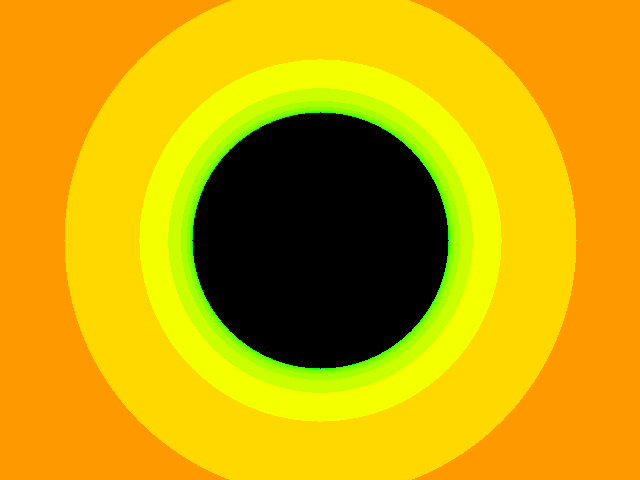
Frame 1 (no input)
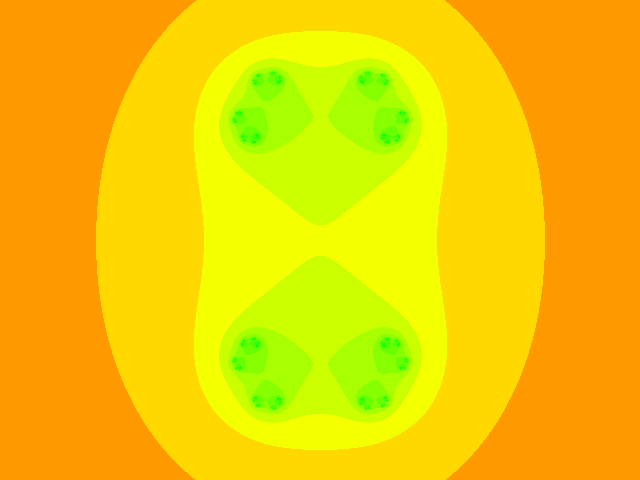
Frame 60 (the mouse pressed at the canvas centre just before this capture)
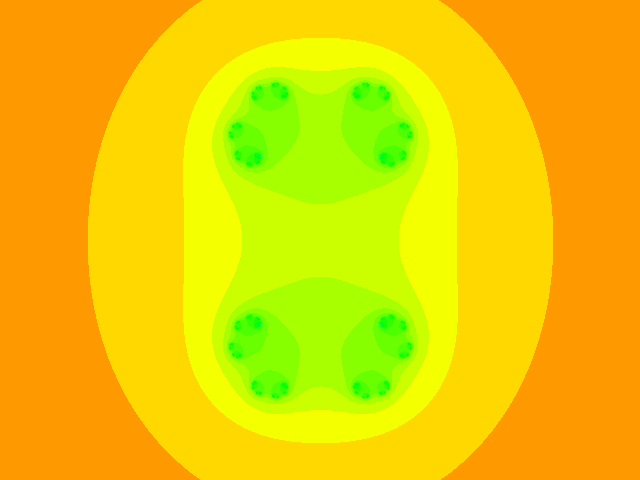
Frame 120 (the mouse held since frame 60 and released just before this capture)

The Processing sketch that drew these frames (run headless with seeded random() and noise(); from frame 60 on, the mouse is pressed at the canvas centre):

// Processing sketch: Julia_Set
// ── Julia_Set.pde
float angle = 0;

void setup() {
  size(640, 480);
  //colorMode(RGB, 1);
  colorMode(HSB,1);
}   
void draw() {
  
  //float ca = map(mouseX,0,width,-1,1);
  //float cb = map(mouseY,0,height,-1,1);
  
  float ca = sin(angle);
  float cb = 0;
  angle += 0.02;
  background(255);

  // Establish a range of values on the complex plane
  // A different range will allow us to "zoom" in or out on the fractal

  // It all starts with the width, try higher or lower values
  float w = 5;
  float h = (w * height) / width;

  // Start at negative half the width and height
  float xmin = -w/2;
  float ymin = -h/2;

  // Make sure we can write to the pixels[] array.
  // Only need to do this once since we don't do any other drawing.
  loadPixels();

  // Maximum number of iterations for each point on the complex plane
  int maxiterations = 100;

  // x goes from xmin to xmax
  float xmax = xmin + w;
  // y goes from ymin to ymax
  float ymax = ymin + h;

  // Calculate amount we increment x,y for each pixel
  float dx = (xmax - xmin) / (width);
  float dy = (ymax - ymin) / (height);

  // Start y
  float y = ymin;
  for (int j = 0; j < height; j++) {
    // Start x
    float x = xmin;
    for (int i = 0; i < width; i++) {

      // Now we test, as we iterate z = z^2 + cm does z tend towards infinity?
      float a = x;
      float b = y;
      int n = 0;
      while (n < maxiterations) {
        float aa = a * a;
        float bb = b * b;
          // Infinty in our finite world is simple, let's just consider it 16
        if (a*a + b*b > 16.0) {
          break;  // Bail
        }
        
        float twoab = 2.0 * a * b;
        a = aa - bb  + ca;
        b = twoab + cb;
        n++;
      }

      // We color each pixel based on how long it takes to get to infinity
      // If we never got there, let's pick the color black
      if (n == maxiterations) {
        pixels[i+j*width] = color(0);
      } else {
        // Gosh, we could make fancy colors here if we wanted
        //pixels[i+j*width] = color(sqrt(float(n) / maxiterations));
        float hue  = sqrt(float(n) / maxiterations);
        pixels[i+j*width] = color(hue,255,255);
      }
      x += dx;
    }
    y += dy;
  }
  updatePixels();
  //println(frameRate);
}
/*
Mandelbrot Set and Julia Set Next to each other
Adding Color
Zooming by w value
Animation by ca and cb
*/
